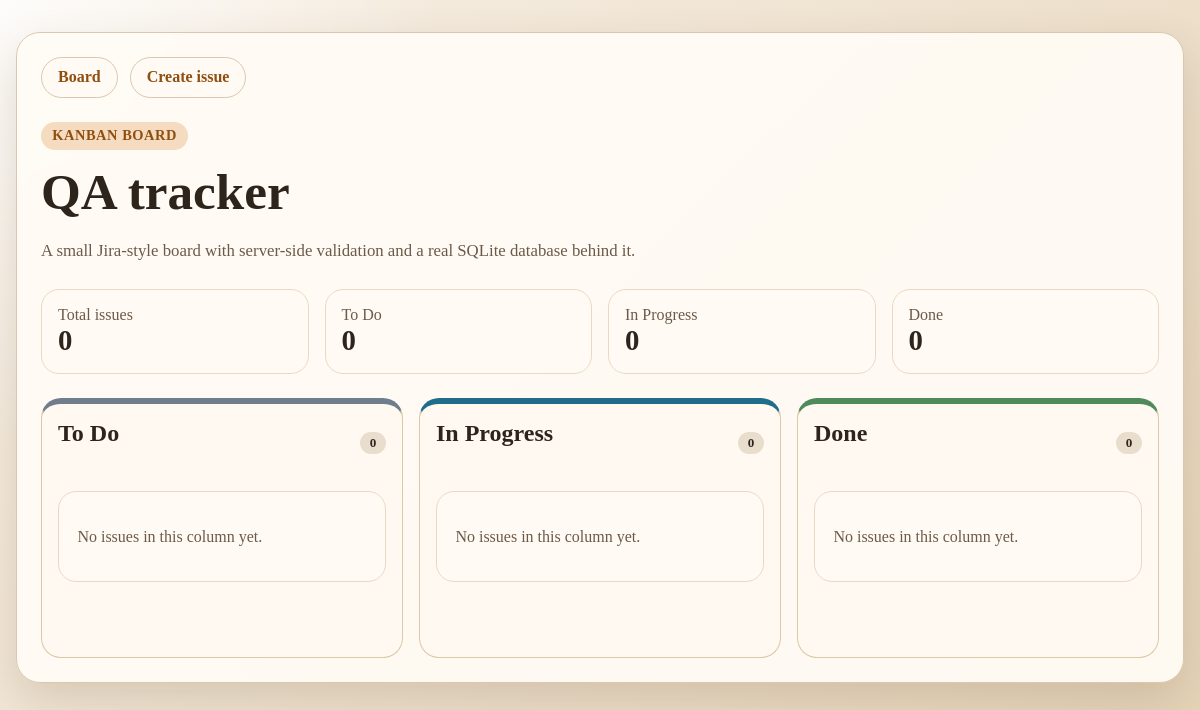
Before: / with the older database file.
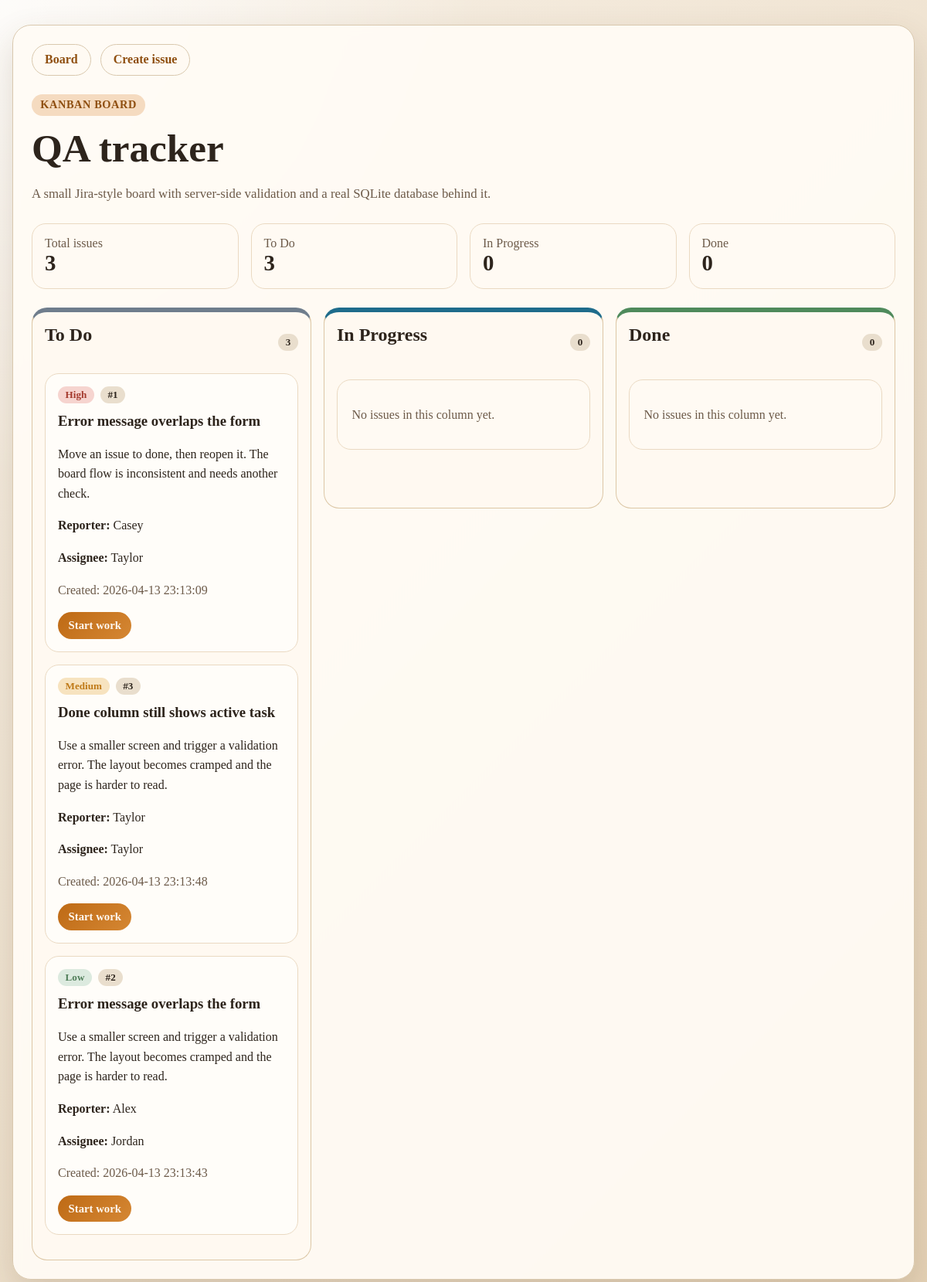
After: the same page with the newer database file.
### tables this page shows
CREATE TABLE issues (
            id INTEGER PRIMARY KEY AUTOINCREMENT,
            title TEXT NOT NULL,
            description TEXT NOT NULL,
            reporter TEXT NOT NULL,
            assignee TEXT NOT NULL,
            severity TEXT NOT NULL,
            status TEXT NOT NULL,
            created_at TEXT NOT NULL
        );

### helpers.php (called while the page is built, shortened)
<?php
function sanitiseString($value): string
{
    return htmlspecialchars(trim((string) $value), ENT_QUOTES, 'UTF-8');
}
function getSeverityOptions(): array
{
    return [
        'low' => 'Low',
        'medium' => 'Medium',
        'high' => 'High',
    ];
}
function getStatusOptions(): array
{
    return [
        'todo' => 'To Do',
        'in_progress' => 'In Progress',
        'done' => 'Done',
    ];
}
function getDatabasePath(): string
{
    return __DIR__ . '/data/issues.sqlite';
}
function getDatabaseConnection(): PDO
{
    $pdo = new PDO('sqlite:' . getDatabasePath());
    $pdo->setAttribute(PDO::ATTR_ERRMODE, PDO::ERRMODE_EXCEPTION);
    $pdo->setAttribute(PDO::ATTR_DEFAULT_FETCH_MODE, PDO::FETCH_ASSOC);
    return $pdo;
}
function fetchIssuesByStatus(): array
{
    $groupedIssues = [];
    foreach (getStatusOptions() as $status => $label) {
        $groupedIssues[$status] = [];
    }
    $pdo = getDatabaseConnection();
    $statement = $pdo->query(
        "SELECT * FROM issues
         ORDER BY
            CASE severity
                WHEN 'high' THEN 1
                WHEN 'medium' THEN 2
                ELSE 3
            END,
            id DESC"
    );
    foreach ($statement as $issue) {
        if (isset($groupedIssues[$issue['status']])) {
            $groupedIssues[$issue['status']][] = $issue;
        }
    }
    return $groupedIssues;
}
function getNextStatusActions(string $currentStatus): array
{
    if ($currentStatus === 'todo') {
        return [
            'in_progress' => 'Start work',
        ];
    }
    return [];
}
function getIssueCount(array $issues): int
{
    return count($issues);
}

### index.php (the view, shortened to what this page needs)
<?php
require 'helpers.php';
$statusOptions = getStatusOptions();
$severityOptions = getSeverityOptions();
$issuesByStatus = fetchIssuesByStatus();
$totalIssues = 0;
foreach ($issuesByStatus as $issues) {
    $totalIssues += getIssueCount($issues);
}
?>
<!DOCTYPE html>
<html lang="en">
<head>
</head>
<body>
    <div class="page-shell">
        <main class="page-card">
            <?php include 'nav.php'; ?>
            <span class="hero-tag">Kanban Board</span>
            <h1>QA tracker</h1>
            <p class="lead">A small Jira-style board with server-side validation and a real SQLite database behind it.</p>
            <section class="summary-grid">
                <div class="summary-card">
                    <span class="muted">Total issues</span>
                    <strong><?php echo $totalIssues; ?></strong>
                </div>
                <?php foreach ($statusOptions as $status => $label) { ?>
                    <div class="summary-card">
                        <span class="muted"><?php echo sanitiseString($label); ?></span>
                        <strong><?php echo getIssueCount($issuesByStatus[$status]); ?></strong>
                    </div>
                <?php } ?>
            </section>
            <section class="board-grid">
                <?php foreach ($statusOptions as $status => $label) { ?>
                    <div class="board-column column-<?php echo sanitiseString($status); ?>">
                        <div class="column-heading">
                            <h2><?php echo sanitiseString($label); ?></h2>
                            <span class="pill status-pill"><?php echo getIssueCount($issuesByStatus[$status]); ?></span>
                        </div>
                        <?php if (count($issuesByStatus[$status]) === 0) { ?>
                            <div class="info-panel">
                                <p class="muted">No issues in this column yet.</p>
                            </div>
                        <?php } ?>
                        <?php foreach ($issuesByStatus[$status] as $issue) { ?>
                            <article class="issue-card">
                                <div class="issue-meta">
                                    <span class="pill severity-<?php echo sanitiseString($issue['severity']); ?>">
                                        <?php echo sanitiseString($severityOptions[$issue['severity']]); ?>
                                    </span>
                                    <span class="pill status-pill">#<?php echo (int) $issue['id']; ?></span>
                                </div>
                                <h3><?php echo sanitiseString($issue['title']); ?></h3>
                                <p><?php echo nl2br(sanitiseString($issue['description'])); ?></p>
                                <p><strong>Reporter:</strong> <?php echo sanitiseString($issue['reporter']); ?></p>
                                <p><strong>Assignee:</strong> <?php echo sanitiseString($issue['assignee']); ?></p>
                                <p class="muted">Created: <?php echo sanitiseString($issue['created_at']); ?></p>
                                <?php $actions = getNextStatusActions($issue['status']); ?>
                                <?php if (count($actions) > 0) { ?>
                                    <div class="card-actions">
                                        <?php foreach ($actions as $nextStatus => $buttonText) { ?>
                                            <form method="post" action="process.php">
                                                <button type="submit"><?php echo sanitiseString($buttonText); ?></button>
                                            </form>
                                        <?php } ?>
                                    </div>
                                <?php } ?>
                            </article>
                        <?php } ?>
                    </div>
                <?php } ?>
            </section>
        </main>
    </div>
</body>
</html>

### nav.php
<nav class="page-nav">
    <a href="index.php">Board</a>
    <a href="form.php">Create issue</a>
</nav>

### helpers.php (style rules this page uses)
:root { --page-background: #efe6d6; --panel-background: rgba(255, 251, 245, 0.94); --panel-border: #d9c8ae; --text-colour: #2d241c; --muted-text: #6c5a49; --accent: #be6a15; --accent-dark: #8f4f10; --highlight: #f5dbc0; --shadow: 0 18px 45px rgba(80, 53, 24, 0.16); --todo-colour: #6f7d8c; --progress-colour: #1f6c8b; --done-colour: #4f8a5b; --high-colour: #a53a2e; --medium-colour: #bf7a18; --low-colour: #4f7d58; }
* { box-sizing: border-box; }
body { margin: 0; min-height: 100vh; font-family: Georgia, "Times New Roman", serif; color: var(--text-colour); background: radial-gradient(circle at top left, rgba(255, 255, 255, 0.78), transparent 30%), linear-gradient(135deg, #f8f1e7 0%, #e5d2b6 100%); }
a { color: var(--accent-dark); }
.page-shell { width: min(1200px, calc(100% - 2rem)); margin: 2rem auto; }
.page-card { background: var(--panel-background); border: 1px solid var(--panel-border); border-radius: 24px; padding: 1.5rem; box-shadow: var(--shadow); backdrop-filter: blur(6px); }
.page-nav { display: flex; gap: 0.75rem; flex-wrap: wrap; margin-bottom: 1.5rem; }
.page-nav a { text-decoration: none; padding: 0.65rem 1rem; border-radius: 999px; border: 1px solid var(--panel-border); background: #fffaf3; font-weight: bold; }
.hero-tag, .result-tag { display: inline-block; margin-bottom: 0.75rem; padding: 0.35rem 0.7rem; border-radius: 999px; background: var(--highlight); color: var(--accent-dark); font-size: 0.9rem; font-weight: bold; letter-spacing: 0.04em; text-transform: uppercase; }
h1, h2, h3 { margin-top: 0; }
h1 { margin-bottom: 0.75rem; font-size: clamp(2rem, 5vw, 3.2rem); }
p { line-height: 1.6; }
.lead { color: var(--muted-text); font-size: 1.05rem; }
.highlight-box, .result-box, .info-panel { margin-top: 1.5rem; padding: 1rem 1.15rem; border-radius: 18px; background: #fffaf3; border: 1px solid #ead9c2; }
button, .button-link { display: inline-block; padding: 0.8rem 1.15rem; border: none; border-radius: 999px; background: linear-gradient(135deg, var(--accent) 0%, #d58733 100%); color: #fff8f0; font: inherit; font-weight: bold; text-decoration: none; cursor: pointer; }
.summary-grid, .board-grid { display: grid; gap: 1rem; }
.summary-grid { grid-template-columns: repeat(auto-fit, minmax(180px, 1fr)); margin-top: 1.5rem; }
.summary-card { padding: 1rem; border-radius: 18px; background: #fffaf3; border: 1px solid #ead9c2; }
.summary-card strong { display: block; font-size: 1.8rem; }
.board-grid { grid-template-columns: repeat(3, minmax(0, 1fr)); align-items: start; margin-top: 1.5rem; }
.board-column { min-height: 260px; padding: 1rem; border-radius: 20px; border: 1px solid #dcc7a6; background: rgba(255, 249, 241, 0.88); }
.column-todo { border-top: 6px solid var(--todo-colour); }
.column-in_progress { border-top: 6px solid var(--progress-colour); }
.column-done { border-top: 6px solid var(--done-colour); }
.column-heading { display: flex; justify-content: space-between; gap: 0.75rem; align-items: center; margin-bottom: 1rem; }
.issue-card { margin-bottom: 1rem; padding: 1rem; border-radius: 18px; background: #fffdf9; border: 1px solid #ead9c2; }
.issue-meta { display: flex; gap: 0.5rem; flex-wrap: wrap; margin-bottom: 0.75rem; }
.pill { display: inline-block; padding: 0.2rem 0.6rem; border-radius: 999px; font-size: 0.82rem; font-weight: bold; }
.severity-high { background: #f6d4cf; color: var(--high-colour); }
.severity-medium { background: #f7e3bf; color: var(--medium-colour); }
.severity-low { background: #dceadf; color: var(--low-colour); }
.status-pill { background: #e9decd; color: var(--text-colour); }
.card-actions { display: flex; gap: 0.65rem; flex-wrap: wrap; margin-top: 1rem; }
.card-actions form { margin: 0; }
.card-actions button { padding: 0.55rem 0.85rem; font-size: 0.92rem; }
.muted { color: var(--muted-text); }

Changed rows visible on the page:
added issues: severity "High", id "1", title "Error message overlaps the form", description "Move an issue to done, then reopen it. The board flow is inconsistent and needs another check.", reporter "Casey", assignee "Taylor", created_at "2026-04-13 23:13:09", status "Start work"
added issues: severity "Medium", id "3", title "Done column still shows active task", description "Use a smaller screen and trigger a validation error. The layout becomes cramped and the page is harder to read.", reporter "Taylor", assignee "Taylor", created_at "2026-04-13 23:13:48", status "Start work"
added issues: severity "Low", id "2", title "Error message overlaps the form", description "Use a smaller screen and trigger a validation error. The layout becomes cramped and the page is harder to read.", reporter "Alex", assignee "Jordan", created_at "2026-04-13 23:13:43", status "Start work"
Other visible differences:
$totalIssues: "0" → "3"
new list line: "To Do 3"
list line gone: "To Do 0"
list line gone: "To Do 0 No issues in this column yet."
